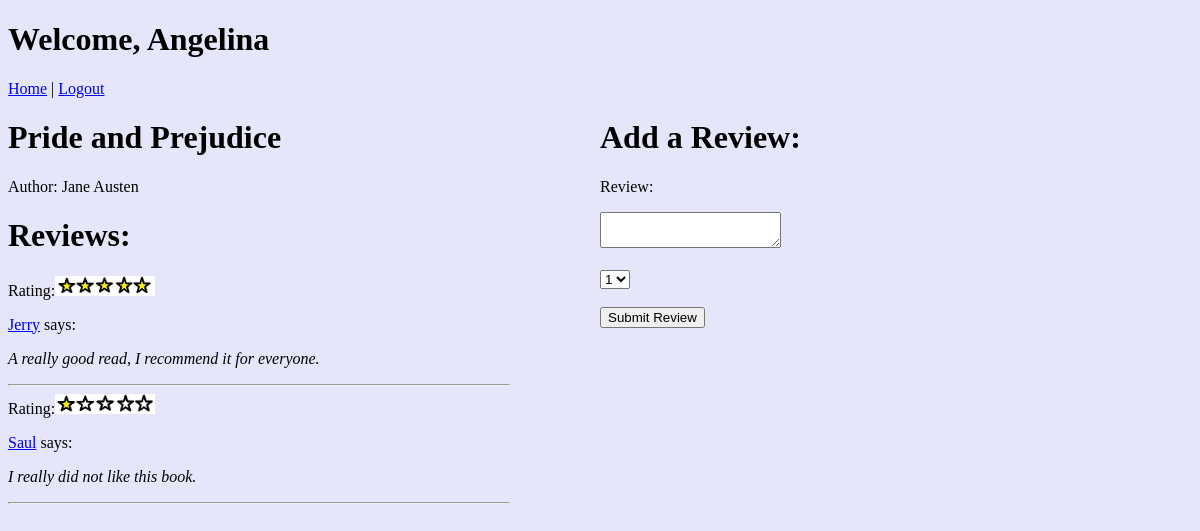
Screenshot of /books/18 (signed in) with the database file from the repository.
### dojo_app/models.py (models this page shows)
class User(models.Model):
    first_name = models.CharField(max_length=255)
    alias = models.CharField(max_length=255)
    email = models.EmailField(max_length=255)
    password = models.CharField(max_length=255)
    updated_at = models.DateTimeField(auto_now=True)
    created_at = models.DateTimeField(auto_now_add = True)
    objects = UserManager()

class Book(models.Model):
    title = models.CharField(max_length= 255)
    author = models.CharField(max_length=255)
    created_at = models.DateTimeField(auto_now_add=True)
    updated_at = models.DateTimeField(auto_now=True)
    objects = BookManager()

class Review(models.Model):
    user = models.ForeignKey(User, related_name="reviews", on_delete = models.CASCADE)
    book = models.ForeignKey(Book, related_name="book_reviews", on_delete = models.CASCADE)
    review = models.TextField()
    rating = models.CharField(max_length=10)
    created_at = models.DateTimeField(auto_now_add = True)
    updated_at = models.DateTimeField(auto_now=True)
    objects = ReviewManager()

### dojo_app/views.py (the view)
# urls.py: path('books/<int:id>', views.new_review), #add parameter id
def new_review(request, id):
    if 'user_id' not in request.session:
        return redirect('/')
    this_user = User.objects.filter(id = request.session['user_id'])
    clicked_book = Book.objects.get(id=id)
    all_books = Book.objects.all()
    all_users= User.objects.all()
    context = {
        "current_user" : this_user[0], #grabs from session rather than database to prevent refreshing into login
        "all_users": all_users,
        "clicked_book": clicked_book,
        "all_books": all_books,
        }
    return render(request, "view_and_review.html", context)

### dojo_app/templates/view_and_review.html (shortened to what this page needs)
<!DOCTYPE html>
<html lang = "en">
<head>
    {% load static %}
    <link rel="stylesheet" href="{% static 'background-color.css' %}">
</head>
<body>
    {% load staticfiles %}
    <header id="add-header">
        <h1 id="welcome-add">Welcome, {{ current_user.first_name }}</h1>
        <a id = "" href="/books">Home</a> | <a id = "logout-add" href="/logout">Logout</a>
    </header>
    <div id="all-user-reviews-container">
        <div id="current-book-reviews">
            <h1>{{ clicked_book.title }}</h1>
            <p>Author: {{ clicked_book.author }}</p>
            <h1>Reviews:</h1>
            {% for book in all_books %}
                {% if book.title == clicked_book.title %}
                    {% for review in book.book_reviews.all %}
                            {% if review.rating == "5" %}
                                Rating:<img src="{% static 'five-stars.jpg' %}" alt="5-star" class="image">
                            {% elif review.rating == "4" %}
                                Rating:<img src="{% static 'four-stars.jpg' %}" alt="4-star" class="image">
                            {% elif review.rating == "3" %}
                                Rating:<img src="{% static 'three-stars.jpg' %}" alt="3-star" class="image">
                            {% elif review.rating == "2" %}
                                Rating:<img src="{% static 'two-stars.jpg' %}" alt="2-star" class="image">
                            {% elif review.rating == "1" %}
                                Rating:<img src="{% static 'one-star.jpg' %}" alt="1-star" class="image">
                            {% endif %}
                        <p><a href = "/users/{{ review.user.id }}">{{ review.user.first_name }}</a> says: </p>
                        <p class="italics">{{  review.review }} </p>
                        <hr>
                    {% endfor %}
                {% endif %}
            {% endfor %}
        </div>
        <div id="new-review">
            <h1>Add a Review:</h1>
            <form action="/check_new_review/{{ clicked_book.id }}" method='POST' id="add-form">
                <p id = "review">Review:</p>
                <textarea name="review"></textarea>
                <br><br>
                <select name= "rating">
                    <option value="1">1</option>
                </select>
                <br><br>
                <input type="submit" value="Submit Review" id = "button">
            </form>
        </div>
    </div>
    <br><br>
</body>
</html>

### dojo_app/static/background-color.css (style rules this page uses)
body { background-color: lavender; }
#all-user-reviews-container { display: flex; }
#current-book-reviews { flex: 1; }
#new-review { flex:1; }
hr { margin-left: 0px; padding-left: 0px; width: 500px; }
.italics { font-style: italic; }
.image { width: 100px; height: 20px; }

### rows the page displays
User: first_name "Angelina"
Book: title "Pride and Prejudice", author "Jane Austen"
Review: user.first_name "Jerry", review "A really good read, I recommend it for everyone."
Review: user.first_name "Saul", review "I really did not like this book."
